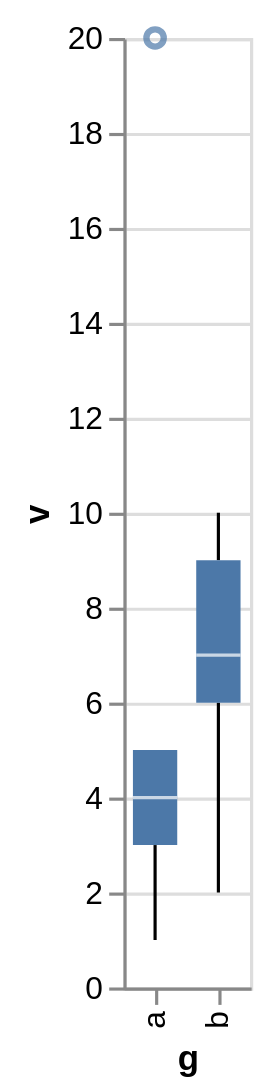

The specification (Vega-Lite) saved for this image:
### Vega-Lite specification from a JSON file in a GitHub repository (floating-point values rounded to 4 significant figures)
{"$schema": "https://vega.github.io/schema/vega-lite/v6.json", "data": {"values": [{"g": "a", "v": 1}, {"g": "a", "v": 3}, {"g": "a", "v": 4}, {"g": "a", "v": 5}, {"g": "a", "v": 20}, {"g": "b", "v": 2}, {"g": "b", "v": 6}, {"g": "b", "v": 7}, {"g": "b", "v": 9}, {"g": "b", "v": 10}]}, "mark": "boxplot", "encoding": {"x": {"field": "g", "type": "nominal"}, "y": {"field": "v", "type": "quantitative"}}, "description": "A box plot: quartiles, a median, whiskers to the last point inside, and one outlier."}
